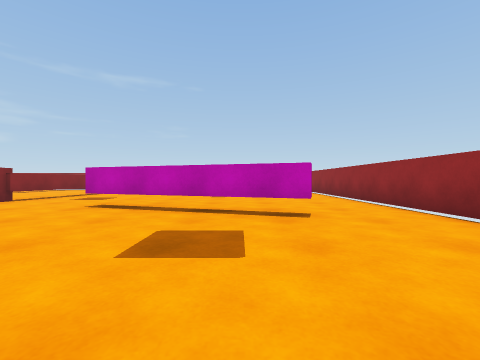
View 1 (above)

14 first-person views from a walk through a scene from a Unity 3-D project. The camera is 0.62 m above the floor, looks level and sees 90° across. The floor is counted in squares, 1 m on a side. Each view is taken from the middle of a square. On the plan, view 1 faces up. The plan holds only what a view shows up to about 9 squares ahead; the rest is blank. The place goes on beyond the plan. The player character is not drawn.

View 2
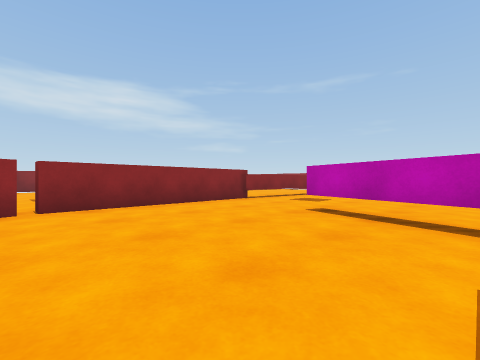

View 3
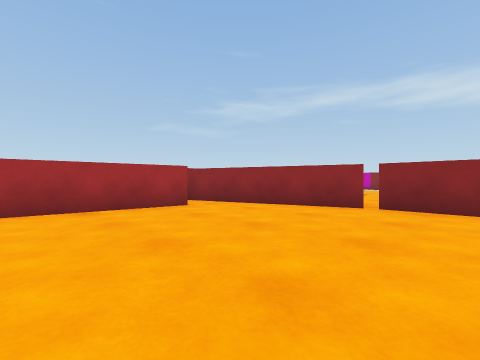

View 4
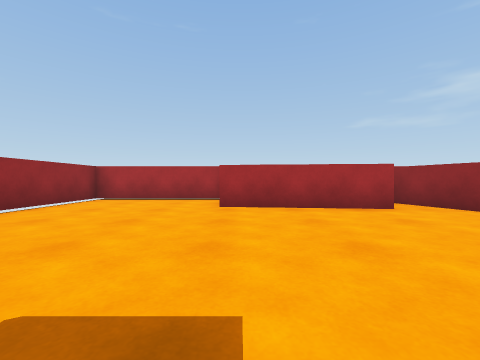

View 5
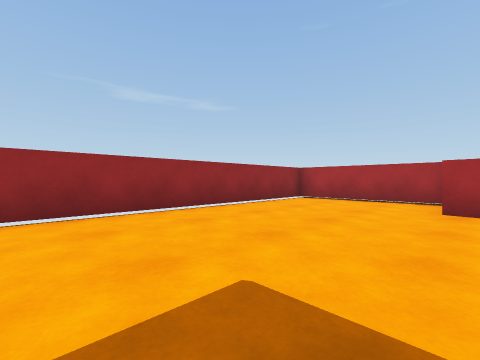

View 6
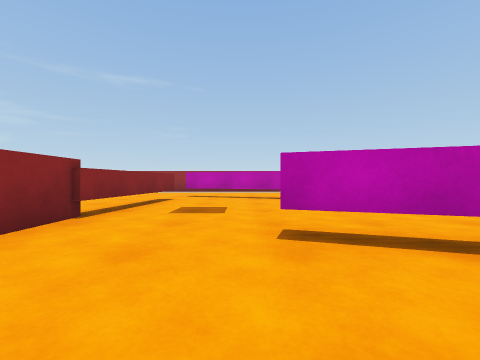

View 7
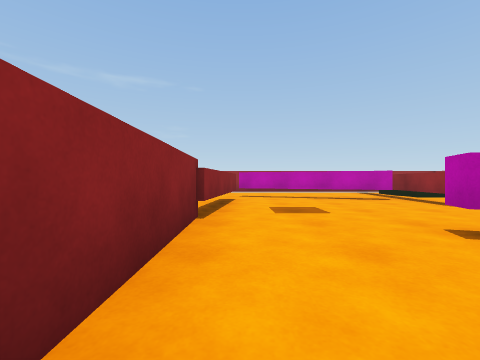

View 8
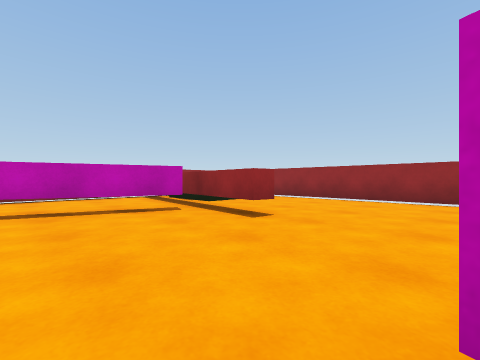

View 9
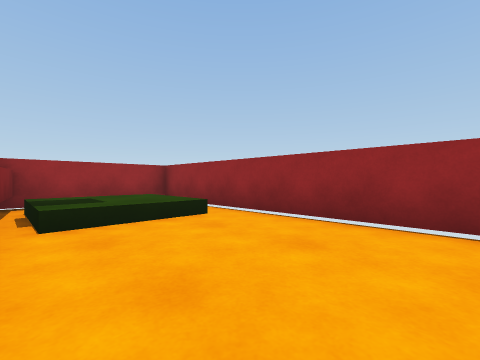

View 10
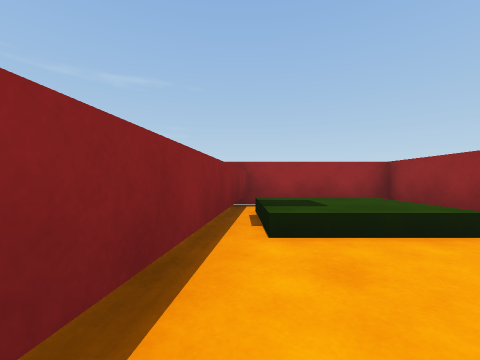

View 11
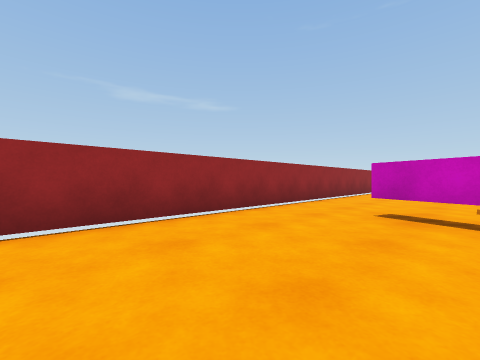

View 12
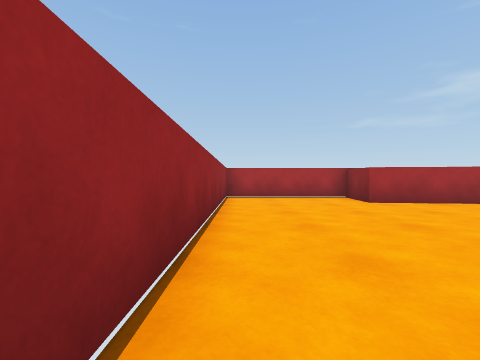

View 13
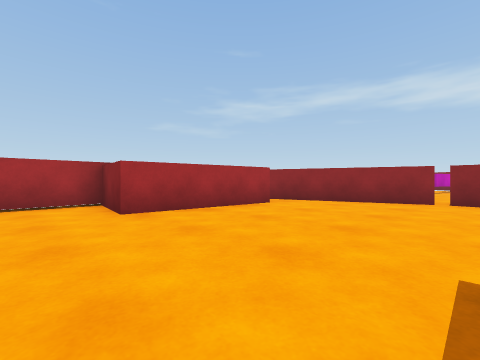

View 14
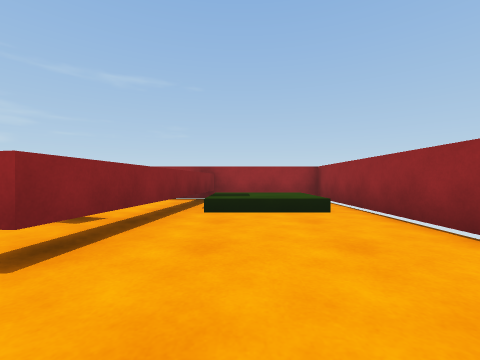

### Floor plan
Key: @ floor where view 1 was taken; # wall or solid block; x gap in a wall; . floor; ^ raised ledge; T thing the floor can be seen under or through.
Columns run from 8 left of view 1 to 4 right of it. Each row starts with its distance up from view 1.
 15         #####
 14         #^^.#
 13         #^^.#
 12   ####  #^^.#
 11   #..####...#
 10  ##....#....#
  9  #.....#....#
  8  #..........#
  7  #..........#
  6  #...T......#
  5  #....TTT...#
  4  #.......T..#
  3  #..........#
  2 .#..........#
  1 .x..........#
  0  ##.....@...#
 -1   #.........#
 -2   #.........#
 -3   ######....#
 -4    #   #....#
 -5        ######

Where each view was taken, in squares from view 1:
view 1: 0 up, 0 right, facing up
view 2: 1 up, 1 left, facing up-left
view 3: 3 up, 1 left, facing down-left
view 4: 3 up, 1 left, facing down
view 5: 3 up, 1 left, facing down-right
view 6: 3 up, 4 left, facing up
view 7: 3 up, 6 left, facing up
view 8: 6 up, 4 left, facing up-right
view 9: 8 up, 0 right, facing up-right
view 10: 9 up, 0 right, facing up
view 11: 9 up, 0 right, facing down-right
view 12: 4 up, 3 right, facing down
view 13: 2 up, 1 right, facing down-left
view 14: 7 up, 1 right, facing up
